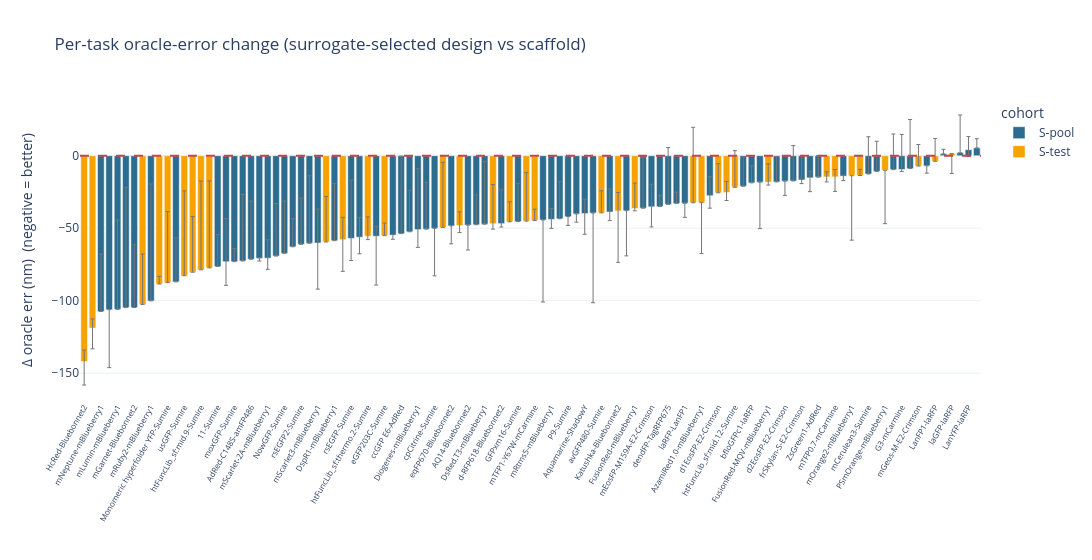

The notebook cell this image was saved under:
### Markdown cell above
## 2. Per-task error change (Δ oracle error)

Sorted; **negative (left) = design improved** the oracle peak error. The bar is the
surrogate-selected trial; the whisker spans what the other trials would have given, so a bar whose
whisker crosses zero is a task where the search *can* help but is not guaranteed to.

### Code cell
b2 = summ.sort_values("d_err")
fig = go.Figure()
for label in LABELS:
    s = b2[b2.cohort == label]
    fig.add_trace(go.Bar(
        x=s.task, y=s.d_err, name=label, marker_color=COLOR[label],
        error_y=dict(type="data", symmetric=False,
                     array=s.trial_max - s.des_err, arrayminus=s.des_err - s.trial_min,
                     color="#777", thickness=1, width=2),
        customdata=np.stack([s.seq_id, s.scaf_err, s.des_err, s.trial_min, s.trial_max,
                             s.sel_trial], axis=-1),
        hovertemplate="<b>%{x}</b><br>Δ %{y:+.1f} nm<br>scaffold %{customdata[1]:.1f} -> "
                      "design %{customdata[2]:.1f} nm<br>trial range %{customdata[3]:.1f}-"
                      "%{customdata[4]:.1f} (selected %{customdata[5]})"
                      "<br>scaf->target id %{customdata[0]:.0%}<extra></extra>"))
fig.add_hline(y=0, line_dash="dash", line_color="#c5474b")
fig.update_layout(template=pio_tmpl, barmode="relative", width=1250, height=560,
                  xaxis=dict(title="", categoryorder="array", categoryarray=list(b2.task),
                             tickangle=-60, tickfont_size=8),
                  yaxis_title="Δ oracle err (nm)  (negative = better)",
                  legend_title_text="cohort",
                  title="Per-task oracle-error change (surrogate-selected design vs scaffold)")
fig.show()

### Figure 1 — Plotly figure (JSON) as saved in the notebook; plotly's stock layout.template omitted (floating-point values rounded to 4 significant figures; data arrays with more than 128 entries replaced by an {"elided": "..."} marker saying what was removed)
{"data": [{"customdata": {"elided": "72x6 float values"}, "error_y": {"array": [39.61, 0.0, 61.66, 82.76, 43.32, 80.64, 30.34, 22.0, 29.71, 9.0, 45.94, 40.07, 0.35, 12.74, 36.3, 36.08, 19.43, 31.97, 46.57, 23.41, 39.39, 40.26, 13.64, 6.59, 0.5, 53.49, 28.62, 41.98, 32.22, 0.0, 0.0, 0.0, 20.59, 43.38, 23.37, 26.33, 0.0, 7.56, 25.71, 0.0, 0.0, 9.94, 0.0, 15.89, 0.0, 35.15, 15.52, 7.65, 39.22, 7.78, 0.0, 13.07, 20.02, 11.67, 0.0, 17.44, 0.0, 24.4, 16.14, 4.6, 14.9, 0.62, 25.7, 20.78, 24.6, 24.16, 33.86, 0.0, 3.14, 26.04, 9.04, 6.36], "arrayminus": [0.0, 40.01, 0.0, 0.0, 0.0, 0.0, 0.0, 0.0, 16.29, 0.0, 0.0, 0.0, 1.87, 7.72, 0.0, 0.0, 0.0, 0.0, 0.0, 31.83, 0.0, 15.3, 11.45, 33.66, 2.85, 0.0, 0.0, 12.27, 0.0, 32.8, 12.38, 17.15, 0.0, 0.0, 2.35, 0.0, 56.59, 6.2, 0.0, 6.09, 5.67, 14.27, 61.93, 5.93, 31.19, 0.0, 13.91, 0.0, 0.0, 0.0, 9.7, 8.61, 0.0, 0.0, 32.02, 0.0, 9.82, 0.0, 2.49, 9.52, 0.0, 3.07, 0.0, 0.0, 0.0, 1.46, 0.0, 5.06, 0.0, 0.0, 4.64, 0.0], "color": "#777", "symmetric": false, "thickness": 1, "type": "data", "width": 2}, "hovertemplate": "<b>%{x}</b><br>Δ %{y:+.1f} nm<br>scaffold %{customdata[1]:.1f} -> design %{customdata[2]:.1f} nm<br>trial range %{customdata[3]:.1f}-%{customdata[4]:.1f} (selected %{customdata[5]})<br>scaf->target id %{customdata[0]:.0%}<extra></extra>", "marker": {"color": "#2b6c8f"}, "name": "S-pool", "type": "bar", "x": ["mNeptune-mBlueberry1", "mRouge-mBlueberry1", "mLumin-mBlueberry1", "mRuby-Bluebonnet2", "mGarnet-Bluebonnet2", "mRuby2-mBlueberry1", "GFPmut2-Sumire", "11-Sumire", "mGold-Sumire", "moxGFP-Sumire", "KCY-R1-38L-AzamiRed1.0", "AdRed-C148S-amFP486", "AdRed-amFP486", "mScarlet-2A-mBlueberry1", "P11-Sumire", "NowGFP-Sumire", "DsRed-Express-mBlueberry1", "rsEGFP2-Sumire", "dsFP483-E2-Crimson", "mScarlet3-mBlueberry1", "DspR1-mBlueberry1", "rsEGFP-Sumire", "Rtms5-mBlueberry1", "mTagBFP2-mCarmine", "mStrawberry-mBlueberry1", "ccGFP E6-AdRed", "mScarlet3-H-mBlueberry1", "Diogenes-mBlueberry1", "G2-mCarmine", "cpCitrine-Sumire", "eqFP670-Bluebonnet2", "AQ14-Bluebonnet2", "rsFolder2-Sumire", "DsRed.T3-mBlueberry1", "d-RFP618-Bluebonnet2", "GFPxm16-Sumire", "eqFP650-mBlueberry1", "mRtms5-mBlueberry1", "IrisFP-E2-Crimson", "P9-Sumire", "AausFP1-Sumire", "Aquamarine-ShadowY", "rsFusionRed3-mBlueberry1", "RFP630-Bluebonnet2", "cjBlue-Bluebonnet2", "Enhanced Cyan-Emitting GFP-Sumire", "mEosFP-M159A-E2-Crimson", "asFP499-mCarmine", "dendFP-TagRFP675", "rsCherryRev1.4-mBlueberry1", "laRFP-LanFP1", "IrisFP-M159A-E2-Crimson", "CGFP-Sumire", "bfloGFPc1-laRFP", "NijiFP-mCarmine", "ZsGreen-AdRed", "d2EosFP-E2-Crimson", "mNeonGreen-laRFP", "frSkylan-S-E2-Crimson", "super-TagRFP-mBlueberry1", "ZsGreen1-AdRed", "SAASoti-eforCP", "mCerulean3-Sumire", "moxDendra2-mCardinal", "eqFP578-Bluebonnet2", "G3-mCarmine", "mCerulean2.D3-Sumire", "mEos3.1-E2-Crimson", "rsKame-E2-Crimson", "ZsYellow1-AdRed", "LanYFP-laRFP", "dLanYFP-laRFP"], "y": [-107.5, -106.2, -106.0, -104.8, -104.7, -100.1, -87.03, -76.39, -73.13, -73.06, -72.61, -71.42, -70.78, -70.68, -69.22, -67.35, -62.83, -61.13, -60.38, -60.21, -58.6, -57.01, -56.22, -55.51, -54.79, -53.73, -52.45, -50.96, -50.63, -50.08, -48.4, -47.87, -47.62, -47.25, -46.85, -45.43, -44.32, -43.93, -43.48, -41.99, -40.14, -39.92, -39.51, -38.8, -37.89, -36.18, -35.23, -35.0, -33.56, -32.9, -32.79, -27.58, -21.06, -18.72, -18.24, -18.07, -17.53, -17.41, -16.74, -15.26, -14.77, -14.09, -12.6, -10.8, -9.59, -9.47, -8.89, -6.96, 1.3, 2.06, 4.17, 5.38]}, {"customdata": {"elided": "36x6 float values"}, "error_y": {"array": [7.85, 6.35, 34.82, 5.25, 48.98, 58.54, 38.43, 61.23, 60.02, 31.41, 15.28, 13.37, 8.65, 44.99, 9.38, 26.93, 13.84, 33.42, 7.82, 15.27, 12.72, 17.51, 52.1, 0.0, 20.14, 7.59, 25.27, 12.61, 3.52, 5.11, 0.0, 4.31, 0.0, 14.87, 15.76, 0.0], "arrayminus": [16.21, 14.28, 0.0, 0.0, 0.0, 0.0, 0.0, 0.0, 0.0, 0.0, 21.92, 2.32, 0.0, 0.0, 4.87, 3.78, 0.0, 0.0, 0.0, 0.0, 35.46, 1.6, 0.0, 35.14, 0.0, 5.61, 0.0, 2.02, 3.46, 10.04, 44.48, 0.0, 36.82, 0.0, 0.0, 13.75], "color": "#777", "symmetric": false, "thickness": 1, "type": "data", "width": 2}, "hovertemplate": "<b>%{x}</b><br>Δ %{y:+.1f} nm<br>scaffold %{customdata[1]:.1f} -> design %{customdata[2]:.1f} nm<br>trial range %{customdata[3]:.1f}-%{customdata[4]:.1f} (selected %{customdata[5]})<br>scaf->target id %{customdata[0]:.0%}<extra></extra>", "marker": {"color": "#f6a200"}, "name": "S-test", "type": "bar", "x": ["HcRed-Bluebonnet2", "mRubyFT-mCarmine", "Neptune-mBlueberry1", "SBFP1-phiYFPv", "Monomeric hyperfolder YFP-Sumire", "usGFP-Sumire", "OFPxm-Sumire", "htFuncLib_sf:mid.9-Sumire", "Katushka-9-5-Bluebonnet2", "GFPxm19-Sumire", "td-RFP639-Bluebonnet2", "htFuncLib_sf:thermo.2-Sumire", "eGFP203C-Sumire", "V127T SAASoti-plobRFP", "asulCP-Bluebonnet2", "iq-mEmerald-Sumire", "tdKatushka2-Bluebonnet2", "mKO-apulFP483", "mTFP1-Y67W-mCarmine", "avGFP480-Sumire", "Katushka-Bluebonnet2", "FusionRed-mBlueberry1", "moxCerulean3-Sumire", "AzamiRed1.0-mBlueberry1", "d1EosFP-E2-Crimson", "shCP-E63L/Y64H-mCarmine", "htFuncLib_sf:mid.12-Sumire", "FusionRed-MQV-mBlueberry1", "eqFP611 V124T-Bluebonnet2", "mTFP0.7-mCarmine", "mOrange2-mBlueberry1", "mGeos-C-E2-Crimson", "PSmOrange-mBlueberry1", "mGeos-M-E2-Crimson", "LanFP1-laRFP", "laGFP-laRFP"], "y": [-142.0, -118.9, -102.7, -88.49, -87.54, -82.79, -80.37, -78.69, -77.4, -59.49, -57.85, -55.54, -55.12, -49.58, -48.13, -46.86, -45.58, -45.1, -44.71, -39.42, -38.06, -36.39, -32.47, -32.38, -25.58, -25.3, -21.77, -18.21, -14.62, -14.58, -13.78, -13.68, -10.03, -7.12, -3.84, 1.5]}], "layout": {"barmode": "relative", "height": 560, "legend": {"title": {"text": "cohort"}}, "shapes": [{"line": {"color": "#c5474b", "dash": "dash"}, "type": "line", "x0": 0, "x1": 1, "xref": "x domain", "y0": 0, "y1": 0, "yref": "y"}], "title": {"text": "Per-task oracle-error change (surrogate-selected design vs scaffold)"}, "width": 1250, "xaxis": {"categoryarray": ["HcRed-Bluebonnet2", "mRubyFT-mCarmine", "mNeptune-mBlueberry1", "mRouge-mBlueberry1", "mLumin-mBlueberry1", "mRuby-Bluebonnet2", "mGarnet-Bluebonnet2", "Neptune-mBlueberry1", "mRuby2-mBlueberry1", "SBFP1-phiYFPv", "Monomeric hyperfolder YFP-Sumire", "GFPmut2-Sumire", "usGFP-Sumire", "OFPxm-Sumire", "htFuncLib_sf:mid.9-Sumire", "Katushka-9-5-Bluebonnet2", "11-Sumire", "mGold-Sumire", "moxGFP-Sumire", "KCY-R1-38L-AzamiRed1.0", "AdRed-C148S-amFP486", "AdRed-amFP486", "mScarlet-2A-mBlueberry1", "P11-Sumire", "NowGFP-Sumire", "DsRed-Express-mBlueberry1", "rsEGFP2-Sumire", "dsFP483-E2-Crimson", "mScarlet3-mBlueberry1", "GFPxm19-Sumire", "DspR1-mBlueberry1", "td-RFP639-Bluebonnet2", "rsEGFP-Sumire", "Rtms5-mBlueberry1", "htFuncLib_sf:thermo.2-Sumire", "mTagBFP2-mCarmine", "eGFP203C-Sumire", "mStrawberry-mBlueberry1", "ccGFP E6-AdRed", "mScarlet3-H-mBlueberry1", "Diogenes-mBlueberry1", "G2-mCarmine", "cpCitrine-Sumire", "V127T SAASoti-plobRFP", "eqFP670-Bluebonnet2", "asulCP-Bluebonnet2", "AQ14-Bluebonnet2", "rsFolder2-Sumire", "DsRed.T3-mBlueberry1", "iq-mEmerald-Sumire", "d-RFP618-Bluebonnet2", "tdKatushka2-Bluebonnet2", "GFPxm16-Sumire", "mKO-apulFP483", "mTFP1-Y67W-mCarmine", "eqFP650-mBlueberry1", "mRtms5-mBlueberry1", "IrisFP-E2-Crimson", "P9-Sumire", "AausFP1-Sumire", "Aquamarine-ShadowY", "rsFusionRed3-mBlueberry1", "avGFP480-Sumire", "RFP630-Bluebonnet2", "Katushka-Bluebonnet2", "cjBlue-Bluebonnet2", "FusionRed-mBlueberry1", "Enhanced Cyan-Emitting GFP-Sumire", "mEosFP-M159A-E2-Crimson", "asFP499-mCarmine", "dendFP-TagRFP675", "rsCherryRev1.4-mBlueberry1", "laRFP-LanFP1", "moxCerulean3-Sumire", "AzamiRed1.0-mBlueberry1", "IrisFP-M159A-E2-Crimson", "d1EosFP-E2-Crimson", "shCP-E63L/Y64H-mCarmine", "htFuncLib_sf:mid.12-Sumire", "CGFP-Sumire", "bfloGFPc1-laRFP", "NijiFP-mCarmine", "FusionRed-MQV-mBlueberry1", "ZsGreen-AdRed", "d2EosFP-E2-Crimson", "mNeonGreen-laRFP", "frSkylan-S-E2-Crimson", "super-TagRFP-mBlueberry1", "ZsGreen1-AdRed", "eqFP611 V124T-Bluebonnet2", "mTFP0.7-mCarmine", "SAASoti-eforCP", "mOrange2-mBlueberry1", "mGeos-C-E2-Crimson", "mCerulean3-Sumire", "moxDendra2-mCardinal", "PSmOrange-mBlueberry1", "eqFP578-Bluebonnet2", "G3-mCarmine", "mCerulean2.D3-Sumire", "mGeos-M-E2-Crimson", "mEos3.1-E2-Crimson", "LanFP1-laRFP", "rsKame-E2-Crimson", "laGFP-laRFP", "ZsYellow1-AdRed", "LanYFP-laRFP", "dLanYFP-laRFP"], "categoryorder": "array", "tickangle": -60, "tickfont": {"size": 8}, "title": {"text": ""}}, "yaxis": {"title": {"text": "Δ oracle err (nm)  (negative = better)"}}}}
